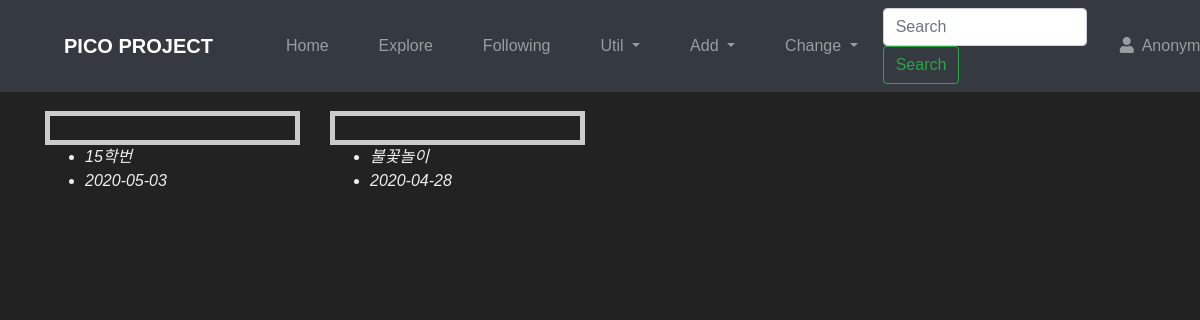
The page /explore/ on the database as committed earlier.
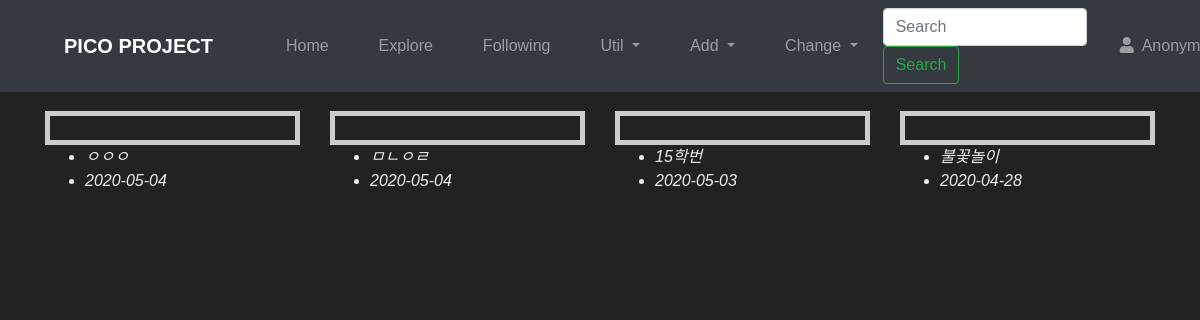
The same page on the database as committed later.
### photo/models.py (models this page shows, shortened)
class Photo(models.Model):
    title = models.CharField('TITLE', max_length=30)
    description = models.TextField('Photo Description', blank=True)
    tags = TaggableManager(blank=True)
    PICOIN = models.PositiveIntegerField(default=0, verbose_name='PICOIN')
    image = models.ImageField('IMAGE', upload_to='SorlPhoto/%Y')
    upload_dt = models.DateTimeField('Upload Date', auto_now_add=True)
    owner = models.ForeignKey(User, on_delete=models.CASCADE, verbose_name='OWNER', blank=True, null=True)
    class Meta:
        ordering = ('-upload_dt', )
    def get_absolute_url(self):
        return reverse('photo:photo_detail', args=(self.id,))

### photo/views.py (the view)
# urls.py: path('', views.PhotoLV.as_view(), name='index'),
class PhotoLV(ListView):
    model = Photo

### photo/templates/photo/photo_list.html (shortened to what this page needs)
{% extends "base.html" %}
{% load sorl_thumbnail %}
{% block content %}
    <div class="row">
        {% for photo in object_list|slice:":5" %}
        <div class="col-md-3 mb-5">
            <div class="tumbnail">
            </div>
            <ul>
                <li class="font-italic">{{ photo.title }}</li>
                <li class="font-italic">{{ photo.upload_dt|date:"Y-m-d" }}</li>
            </ul>
        </div>
        {% endfor %}
    </div>
{% endblock %}

Rows that differ between the two databases and show on the page:
added Photo: title "ㅇㅇㅇ", upload_dt "2020-05-04"
added Photo: title "ㅁㄴㅇㄹ", upload_dt "2020-05-04"
